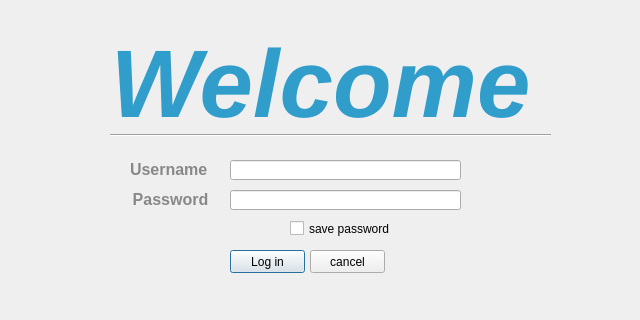
<?xml version="1.0" encoding="UTF-8"?>
<ui version="4.0">
 <class>Dialog</class>
 <widget class="QDialog" name="Dialog">
  <property name="geometry">
   <rect>
    <x>0</x>
    <y>0</y>
    <width>640</width>
    <height>320</height>
   </rect>
  </property>
  <property name="minimumSize">
   <size>
    <width>640</width>
    <height>320</height>
   </size>
  </property>
  <property name="maximumSize">
   <size>
    <width>640</width>
    <height>320</height>
   </size>
  </property>
  <property name="windowTitle">
   <string>Dialog</string>
  </property>
  <widget class="QLabel" name="label">
   <property name="geometry">
    <rect>
     <x>-650</x>
     <y>-310</y>
     <width>1920</width>
     <height>1080</height>
    </rect>
   </property>
   <property name="text">
    <string/>
   </property>
   <property name="pixmap">
    <pixmap>F:/Schule/07 Informatik Q11/03 Info-Projekt/Background_v2.png</pixmap>
   </property>
  </widget>
  <widget class="QPushButton" name="pushButton">
   <property name="geometry">
    <rect>
     <x>230</x>
     <y>250</y>
     <width>75</width>
     <height>23</height>
    </rect>
   </property>
   <property name="text">
    <string>Log in</string>
   </property>
  </widget>
  <widget class="QPushButton" name="pushButton_2">
   <property name="geometry">
    <rect>
     <x>310</x>
     <y>250</y>
     <width>75</width>
     <height>23</height>
    </rect>
   </property>
   <property name="text">
    <string>cancel</string>
   </property>
  </widget>
  <widget class="QLineEdit" name="lineEdit">
   <property name="geometry">
    <rect>
     <x>230</x>
     <y>190</y>
     <width>231</width>
     <height>20</height>
    </rect>
   </property>
  </widget>
  <widget class="QLineEdit" name="lineEdit_2">
   <property name="geometry">
    <rect>
     <x>850</x>
     <y>770</y>
     <width>191</width>
     <height>20</height>
    </rect>
   </property>
  </widget>
  <widget class="QLineEdit" name="lineEdit_3">
   <property name="geometry">
    <rect>
     <x>230</x>
     <y>160</y>
     <width>231</width>
     <height>20</height>
    </rect>
   </property>
  </widget>
  <widget class="QLabel" name="label_2">
   <property name="geometry">
    <rect>
     <x>50</x>
     <y>30</y>
     <width>541</width>
     <height>111</height>
    </rect>
   </property>
   <property name="text">
    <string>&lt;html&gt;&lt;head/&gt;&lt;body&gt;&lt;p align=&quot;center&quot;&gt;&lt;span style=&quot; font-size:72pt; font-weight:600; font-style:italic; color:#319dcb;&quot;&gt;Welcome&lt;/span&gt;&lt;/p&gt;&lt;/body&gt;&lt;/html&gt;</string>
   </property>
  </widget>
  <widget class="Line" name="line">
   <property name="geometry">
    <rect>
     <x>110</x>
     <y>120</y>
     <width>441</width>
     <height>30</height>
    </rect>
   </property>
   <property name="baseSize">
    <size>
     <width>10</width>
     <height>9</height>
    </size>
   </property>
   <property name="orientation">
    <enum>Qt::Horizontal</enum>
   </property>
  </widget>
  <widget class="QLabel" name="label_3">
   <property name="geometry">
    <rect>
     <x>130</x>
     <y>160</y>
     <width>91</width>
     <height>20</height>
    </rect>
   </property>
   <property name="text">
    <string>&lt;html&gt;&lt;head/&gt;&lt;body&gt;&lt;p&gt;&lt;span style=&quot; font-size:12pt; font-weight:600; color:#888888;&quot;&gt;Username&lt;/span&gt;&lt;/p&gt;&lt;/body&gt;&lt;/html&gt;</string>
   </property>
  </widget>
  <widget class="QLabel" name="label_4">
   <property name="geometry">
    <rect>
     <x>540</x>
     <y>770</y>
     <width>91</width>
     <height>20</height>
    </rect>
   </property>
   <property name="text">
    <string>&lt;html&gt;&lt;head/&gt;&lt;body&gt;&lt;p&gt;&lt;span style=&quot; font-size:12pt; font-weight:600; color:#888888;&quot;&gt;Username&lt;/span&gt;&lt;/p&gt;&lt;/body&gt;&lt;/html&gt;</string>
   </property>
  </widget>
  <widget class="QLabel" name="label_5">
   <property name="geometry">
    <rect>
     <x>650</x>
     <y>770</y>
     <width>91</width>
     <height>20</height>
    </rect>
   </property>
   <property name="text">
    <string>&lt;html&gt;&lt;head/&gt;&lt;body&gt;&lt;p&gt;&lt;span style=&quot; font-size:12pt; font-weight:600; color:#888888;&quot;&gt;Username&lt;/span&gt;&lt;/p&gt;&lt;/body&gt;&lt;/html&gt;</string>
   </property>
  </widget>
  <widget class="QLabel" name="label_6">
   <property name="geometry">
    <rect>
     <x>1050</x>
     <y>770</y>
     <width>91</width>
     <height>20</height>
    </rect>
   </property>
   <property name="text">
    <string>&lt;html&gt;&lt;head/&gt;&lt;body&gt;&lt;p&gt;&lt;span style=&quot; font-size:12pt; font-weight:600; color:#888888;&quot;&gt;Username&lt;/span&gt;&lt;/p&gt;&lt;/body&gt;&lt;/html&gt;</string>
   </property>
  </widget>
  <widget class="QLabel" name="label_7">
   <property name="geometry">
    <rect>
     <x>130</x>
     <y>190</y>
     <width>81</width>
     <height>20</height>
    </rect>
   </property>
   <property name="text">
    <string>&lt;html&gt;&lt;head/&gt;&lt;body&gt;&lt;p align=&quot;center&quot;&gt;&lt;span style=&quot; font-size:12pt; font-weight:600; color:#888888;&quot;&gt;Password&lt;/span&gt;&lt;/p&gt;&lt;/body&gt;&lt;/html&gt;</string>
   </property>
  </widget>
  <widget class="QCheckBox" name="checkBox">
   <property name="geometry">
    <rect>
     <x>290</x>
     <y>220</y>
     <width>141</width>
     <height>17</height>
    </rect>
   </property>
   <property name="text">
    <string>save password</string>
   </property>
  </widget>
 </widget>
 <resources/>
 <connections/>
</ui>
